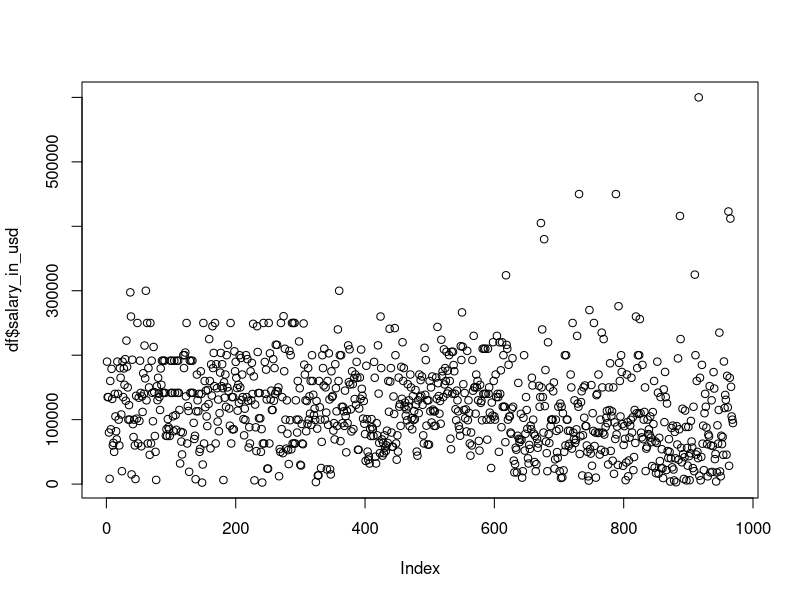
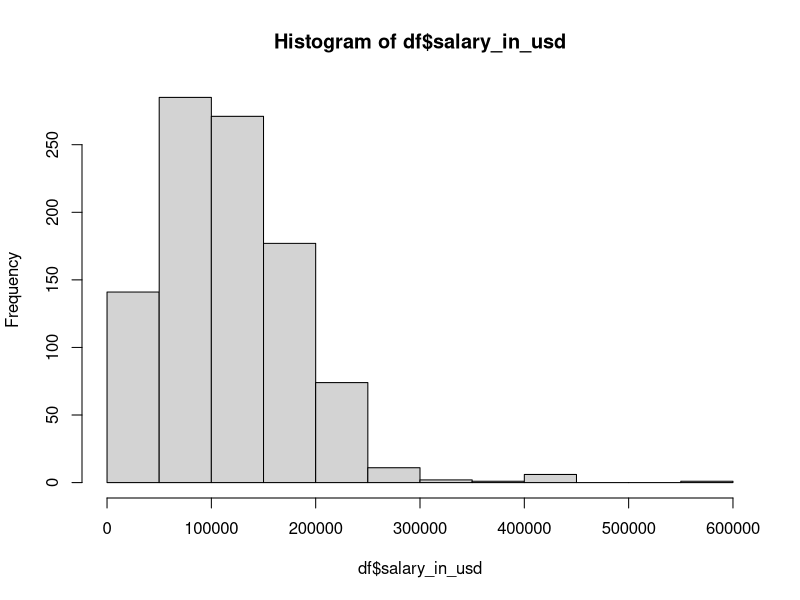

Generate these figures, in order, with R:
## ---- chunk 1
knitr::opts_chunk$set(echo = TRUE)
library(kableExtra)
options(scipen=999)
## ---- chunk 2
df <- read.csv('ds_salaries.csv')
kable(head(df)) %>%
  kable_styling(latex_options = c("striped", "hold_position", "scale_down"))
## ---- chunk 3
plot(df$salary_in_usd)
hist(df$salary_in_usd)
